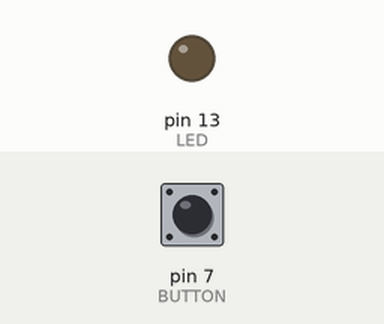
Simulated run of this sketch. Board: Arduino Uno, built with avr-gcc and run on an emulated ATmega328P. Shown: output pins drawn as LEDs (lit = HIGH). The inputs (shaded band) are chosen by the test bench; at power-on: pin 7 (BUTTON) HIGH.

Above: at 1.2 s.
1.3 s: pin 7 (BUTTON) pulled LOW for 0.15 s
At 1.37 s:
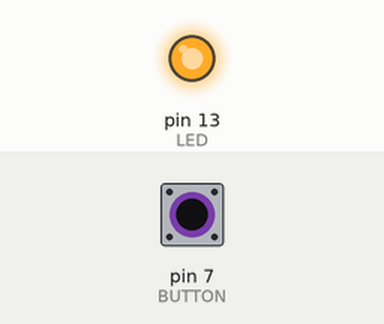
2.9 s: pin 7 (BUTTON) pulled LOW for 3.2 s
At 6.5 s:
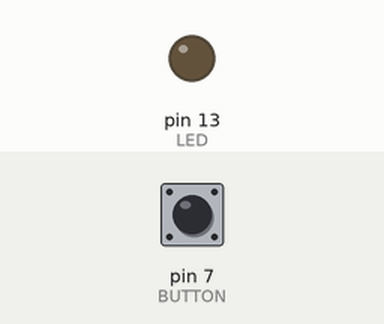
Timing chart, 0 to 8.0 s (numbered marks = the images above; inputs shaded):
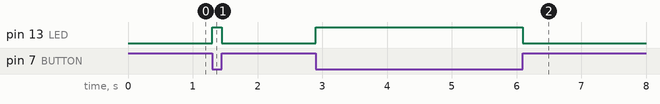

The sketch:

exercise3.ino
```cpp
#define LED 13
#define BUTTON 7

void setup()
{
  pinMode(LED,OUTPUT);
  pinMode(BUTTON,INPUT_PULLUP);
}

void loop()
{
  int digitalVal = digitalRead(BUTTON);

  if(HIGH == digitalVal)
  {
    digitalWrite(LED,LOW);
  }
  else
  {
    digitalWrite(LED,HIGH);
  }
}
```

Measured:
- after the input at 1.3 s, pin 13 (LED): LOW → HIGH at once, → LOW 0.15 s later
- after the input at 2.9 s, pin 13 (LED): LOW → HIGH at once, → LOW 3.2 s later
